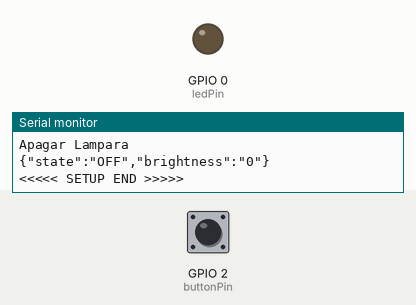
Recording of a program running on a simulated ESP8266 (NodeMCU). Parts: output pins drawn as LEDs (lit = HIGH), the last lines printed to the serial monitor. Inputs (shaded band) come from the test bench; at power-on: GPIO 2 (buttonPin) HIGH. WiFi joins after 1.5 s; servers stay silent unless stated; no MQTT or app messages arrive unless stated.

Above: at 2.7 s.
2.8 s: GPIO 2 (buttonPin) pulled LOW for 0.15 s
At 3.1 s:
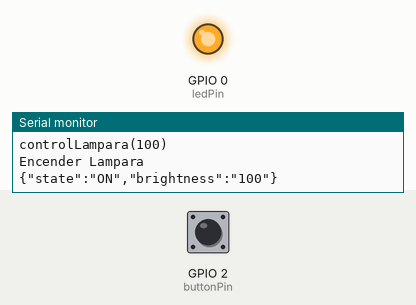
7.4 s: GPIO 2 (buttonPin) pulled LOW for 1 s
At 7.8 s:
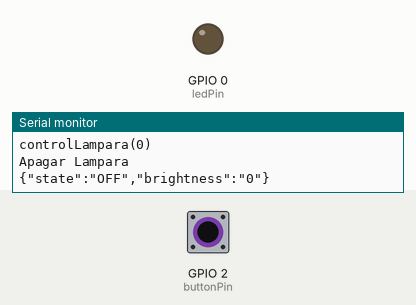
9.9 s: GPIO 2 (buttonPin) pulled LOW for 3.2 s
At 11.0 s:
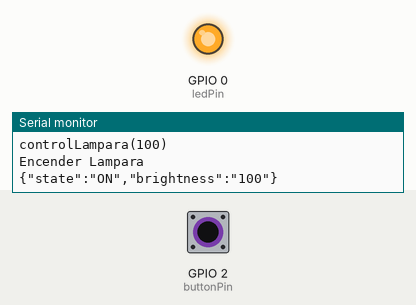
Timing chart, 0 to 12.9 s (numbered marks = the images above; inputs shaded):
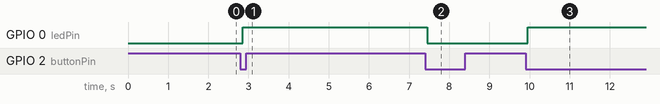

The program:

main.cpp
```cpp
#include <Arduino.h>

#include <ESP8266WiFi.h>
#include <PubSubClient.h>

IPAddress broker(192, 168, 2, 101); // Casa

const int ledPin = 0;
const int buttonPin = 2;

const char* ssid     = "Papillon"; //Naviter"; //
const char* password = "70445312"; //N4v1t3rWIFI2015"; //

const char* devID = "Lamp3";
// const char* devUS = "dev02";
// const char* devPW = "dev02";

const char* devTopic = "PapillonIoT/Lamp3/+";

const unsigned long debounceDelay = 50;    // the debounce time; increase if the output flickers

int status = WL_IDLE_STATUS;   // the Wifi radio's status

// Initialize the Ethernet client object
WiFiClient WIFIclient;

PubSubClient client(WIFIclient);

int brilloLampara = 0;
int buttonState;             // the current reading from the input pin
int lastButtonState = LOW;   // the previous reading from the input pin
unsigned long lastDebounceTime = 0;  // the last time the output pin was toggled

/////////////////////////////////////
//
// CUSTOM HW FUNCITONS
//
/////////////////////////////////////

void controlLampara (int brillo)
{
  Serial.print("controlLampara(");
  Serial.print(brillo);
  Serial.println(")");
  brilloLampara = brillo;
  if (brillo > 0) {
    if (brillo == 100) {
      Serial.println("Encender Lampara");
      digitalWrite(ledPin, HIGH);
    }
    else {
      Serial.print("Ajustar brillo a ");
      Serial.println(brillo);
      int brillo1024 = map(brillo, 0, 100, 0, 1023);
      analogWrite(ledPin, brillo1024);
    }
  }
  else {
    Serial.println("Apagar Lampara");
    digitalWrite(ledPin, LOW);
  }
}

bool controlButton()
{
  int reading = digitalRead(buttonPin);

  if (reading != lastButtonState) {
    lastDebounceTime = millis();
  }

  if ((millis() - lastDebounceTime) > debounceDelay) {
    if (reading != buttonState) {
      buttonState = reading;
      // return pressed
      if (buttonState == LOW)
        return true;
    }
  }

  lastButtonState = reading;
  return false;
}

/////////////////////////////////////
//
// MQTT FUNCTIONS
//
/////////////////////////////////////

//print any message received for subscribed topic
void callback(char* topic, byte* payload, unsigned int length) {
  String sTopic = topic;
  String sCommand = sTopic.substring(sTopic.lastIndexOf("/") + 1);

  Serial.print("Message arrived [");
  Serial.print(topic);
  Serial.print("] ");

  String sPayload = "";
  for (unsigned int i=0; i < length; i++) {
    sPayload += (char)payload[i];
  }
  Serial.println(sPayload);

  Serial.println("Command: " + sCommand);

  if (sCommand == "set") {
    Serial.println("ENCENDIDO/APAGADO");
    if (sPayload == "ON") {
      if (brilloLampara == 0)
        controlLampara(100);
      else
        controlLampara(brilloLampara);
    } else {
      controlLampara(0);
    }
  }

  if (sCommand == "setBrightness") {
    Serial.println("AJUSTE BRILLO");
    int valorBrillo = sPayload.toInt();
    controlLampara(valorBrillo);
  }
}

bool mqttReconnect() {
  int tries = 0;
  // Loop until we're reconnected
  while (!client.connected() && (tries < 10)) {
    Serial.print("Attempting MQTT connection...");
    // Attempt to connect, just a name to identify the client
    if (client.connect(devID)) { //}, devUS, devPW)) {
      Serial.println("connected");
      // ... and resubscribe
      client.subscribe(devTopic);
    } else {
      Serial.print("failed, rc=");
      Serial.print(client.state());
      Serial.println(" try again in 3 seconds");
      // Wait 3 seconds before retrying
      delay(3000);
      tries++;
    }
  }
  if (tries == 10) {
    Serial.println("Too many trials, no MQTT connection was possible");
    return false;
  } else {
    return true;
  }
}

bool connectNetwork(bool outDebug = true) {
  int tries = 0;

  if (outDebug) Serial.println("Trying Main WiFi");
  while ((WiFi.status() != WL_CONNECTED) && (tries < 10)) {
    delay(500);
    if (outDebug) Serial.print(".");
    tries++;
  }
  if (outDebug) Serial.println();

  if (tries == 10) {
    Serial.println("Too many trials, no WiFi connection was possible");
    return false;
  } else {
    if (outDebug) Serial.println("WiFi connected");
    if (outDebug) Serial.println("IP address: ");
    if (outDebug) Serial.println(WiFi.localIP());

    return mqttReconnect();
  }
}

void notificarBroker() {
  String payload = "{\"state\":";
  if (brilloLampara > 0)
    payload += "\"ON\",";
  else
    payload += "\"OFF\",";
  payload += "\"brightness\":\"";
  payload += brilloLampara;
  payload += "\"}";

  Serial.println(payload);

  client.publish("PapillonIoT/Lamp3/status", (char*) payload.c_str());

}

/////////////////////////////////////
//
// Setup board
//
/////////////////////////////////////

void setup() {
  // initialize serial for debugging
  Serial.begin(115200);
  Serial.println("<<<<< SETUP START >>>>>");
  // initialize WiFi
  WiFi.mode(WIFI_STA);
  WiFi.begin(ssid, password);

  // configure MQTT server
  client.setServer(broker, 1883);
  client.setCallback(callback);

  if (connectNetwork()) {
    Serial.println("Network OK");
  } else {
    Serial.println("Network Problem. We will try again in Loop");
  }

  // initialize digital pin LED_BUILTIN as an output.
  pinMode(ledPin, OUTPUT);

  // Set Button
  pinMode(buttonPin, INPUT_PULLUP);

  // Estado inicial
  controlLampara(brilloLampara);
  notificarBroker();
  Serial.println("<<<<< SETUP END >>>>>");
}

/////////////////////////////////////
//
// Process loop
//
/////////////////////////////////////

void loop() {

  int brilloInicial = brilloLampara;

  if (connectNetwork(false)) {
    // Serial.println("Loop with Network OK");
    client.loop();
  } else {
    Serial.println("Loop with Network Problem. We will try again in next Loop");
  }

  // Check button
  if (controlButton()) {
    Serial.println("Button!");
     // Change the Lamp status
    if (brilloLampara > 0)
      brilloLampara = 0;
    else
      brilloLampara = 100;
    controlLampara(brilloLampara);
  }

  if (brilloInicial != brilloLampara)
    notificarBroker();

}
```

Measured:
- after the input at 2.8 s, GPIO 0 (ledPin): LOW → HIGH after 0.05 s
- after the input at 7.4 s, GPIO 0 (ledPin): HIGH → LOW after 0.05 s
- after the input at 9.9 s, GPIO 0 (ledPin): LOW → HIGH after 0.05 s
